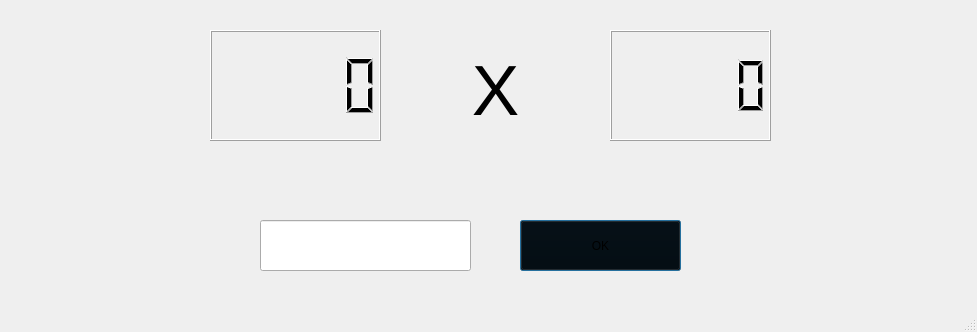
<?xml version="1.0" encoding="UTF-8"?>
<ui version="4.0">
 <class>BastardSnooze</class>
 <widget class="QMainWindow" name="BastardSnooze">
  <property name="geometry">
   <rect>
    <x>0</x>
    <y>0</y>
    <width>977</width>
    <height>332</height>
   </rect>
  </property>
  <property name="focusPolicy">
   <enum>Qt::StrongFocus</enum>
  </property>
  <property name="windowTitle">
   <string>Bastard Snooze</string>
  </property>
  <property name="styleSheet">
   <string notr="true">QMainWindow#BastardSnooze{background-image:url(:/centerWidget\_bg3.jpg);}</string>
  </property>
  <widget class="QWidget" name="centralwidget">
   <property name="styleSheet">
    <string notr="true">QWidget#centralwidget{background-image:url(:/centerWidget\_bg3.jpg);}</string>
   </property>
   <widget class="QLCDNumber" name="num1">
    <property name="geometry">
     <rect>
      <x>210</x>
      <y>30</y>
      <width>171</width>
      <height>111</height>
     </rect>
    </property>
   </widget>
   <widget class="QLCDNumber" name="num2">
    <property name="geometry">
     <rect>
      <x>610</x>
      <y>30</y>
      <width>161</width>
      <height>111</height>
     </rect>
    </property>
    <property name="segmentStyle">
     <enum>QLCDNumber::Filled</enum>
    </property>
   </widget>
   <widget class="QLabel" name="Operator">
    <property name="geometry">
     <rect>
      <x>450</x>
      <y>50</y>
      <width>91</width>
      <height>81</height>
     </rect>
    </property>
    <property name="baseSize">
     <size>
      <width>0</width>
      <height>0</height>
     </size>
    </property>
    <property name="font">
     <font>
      <pointsize>53</pointsize>
     </font>
    </property>
    <property name="text">
     <string>X</string>
    </property>
    <property name="alignment">
     <set>Qt::AlignCenter</set>
    </property>
   </widget>
   <widget class="QPushButton" name="okbtn">
    <property name="geometry">
     <rect>
      <x>520</x>
      <y>220</y>
      <width>161</width>
      <height>51</height>
     </rect>
    </property>
    <property name="styleSheet">
     <string notr="true">background:rgba(0,0,0,0.4)</string>
    </property>
    <property name="text">
     <string>OK</string>
    </property>
    <property name="autoDefault">
     <bool>false</bool>
    </property>
    <property name="default">
     <bool>true</bool>
    </property>
   </widget>
   <widget class="QLineEdit" name="Ans">
    <property name="geometry">
     <rect>
      <x>260</x>
      <y>220</y>
      <width>211</width>
      <height>51</height>
     </rect>
    </property>
    <property name="font">
     <font>
      <pointsize>50</pointsize>
     </font>
    </property>
   </widget>
  </widget>
  <widget class="QMenuBar" name="menubar">
   <property name="geometry">
    <rect>
     <x>0</x>
     <y>0</y>
     <width>977</width>
     <height>28</height>
    </rect>
   </property>
  </widget>
  <widget class="QStatusBar" name="statusbar"/>
 </widget>
 <resources/>
 <connections/>
</ui>
